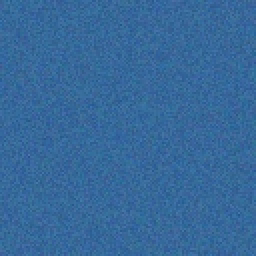
#> input picture data/raw/train/drought/drought_1.jpg, 128 x 128 px (shown 2 times larger)
$ python training.py
#> lines starting #> are read from the running program, lines starting #| are printed output that depends on the picture
import os
import cv2
import numpy as np
import logging
import joblib
from sklearn.svm import SVC
from sklearn.model_selection import train_test_split
from sklearn.preprocessing import LabelEncoder, StandardScaler
from sklearn.pipeline import make_pipeline
from sklearn.metrics import classification_report

logging.basicConfig(level=logging.INFO, format='[%(asctime)s] %(levelname)s: %(message)s')


def load_images_from_folder(folder_path: str, target_size=(64, 64)) -> tuple[np.ndarray, np.ndarray]:
    """
    Завантажує та обробляє зображення з підпапок (одна папка — один клас).

    :param folder_path: Абсолютний шлях до папки з класами.
    :param target_size: Розмір для зміни масштабу зображень.
    :return: Кортеж (X, y), де X — масив зображень, y — мітки класів.
    """
#> called with folder_path = 'data/raw/train', target_size = (64, 64)
    X, y = [], []

    for label in os.listdir(folder_path):
        class_dir = os.path.join(folder_path, label)
        if not os.path.isdir(class_dir):
            continue

        for fname in os.listdir(class_dir):
            img_path = os.path.join(class_dir, fname)

            if not os.path.isfile(img_path):
                logging.warning(f"Пропущено не-файл: {img_path}")
                continue

            img = cv2.imread(img_path)
#> img is the input picture: shape (128, 128, 3); mean B, G, R 154.4, 104.5, 54.7
            if img is None:
                logging.warning(f"Не вдалося зчитати: {img_path}")
                continue

            img = cv2.resize(img, target_size)
#> img: shape (64, 64, 3)
            gray = cv2.cvtColor(img, cv2.COLOR_BGR2GRAY)
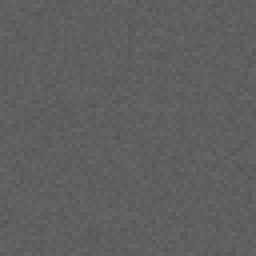
#> gray: shape (64, 64) (shown 4 times larger); min 85, max 105, mean 95.4
            X.append(gray.flatten())
            y.append(label)

    return np.array(X), np.array(y)


def train_svm_classifier(train_dir: str, model_path: str = "models/svm_soil_model.pkl"):
    """
    Навчає SVM-модель на основі зображень із підпапок і зберігає її у файл.

    :param train_dir: Шлях до директорії train (кожна підпапка — клас).
    :param model_path: Шлях для збереження моделі.
    """
    logging.info("Завантаження даних...")
    X, y = load_images_from_folder(train_dir)

    if X.size == 0 or y.size == 0:
        logging.error("❌ Дані не знайдено. Перевір, чи є зображення в підпапках.")
        return

    logging.info(f"✅ Кількість зразків: {len(X)}, Розмірність ознак: {X.shape[1]}")
    label_encoder = LabelEncoder()
    y_encoded = label_encoder.fit_transform(y)

    X_train, X_test, y_train, y_test = train_test_split(X, y_encoded, test_size=0.2, random_state=42)

    logging.info("Навчання моделі SVM...")
    model = make_pipeline(StandardScaler(), SVC(kernel='linear', probability=True))
#> (the run stopped early here; a loop or call above may not have finished)
